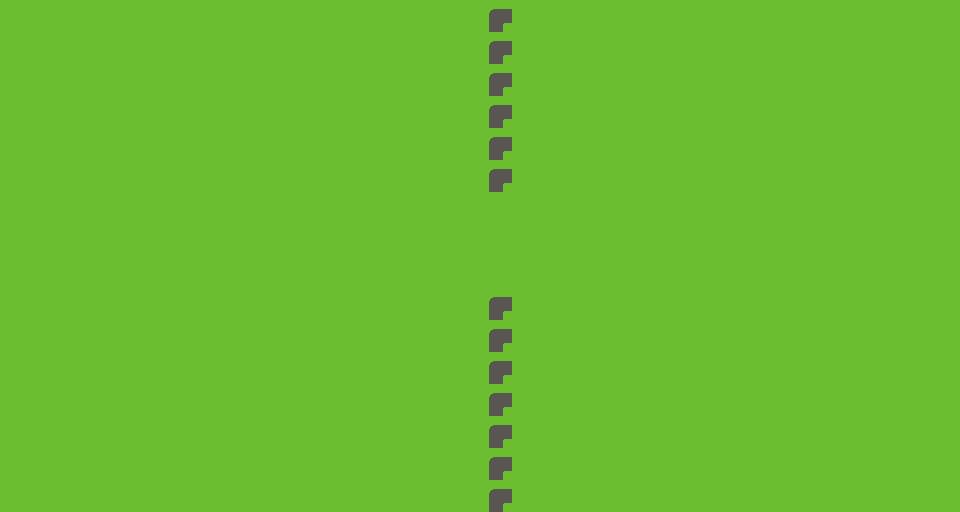

Tiled map render using the project's own tile images. Description and the whole map definition, tile-layer contents included, below:
An orthogonal 30x16 tile map with 32x32 px tiles, 2 tile layers (Grass, Collider) and 1 object (SPAWN).

<map version="1.10" tiledversion="1.11.2" orientation="orthogonal" renderorder="right-down" width="30" height="16" tilewidth="32" tileheight="32" infinite="0" nextlayerid="4" nextobjectid="3">
 <properties>
  <property name="description" value="Follower doorway fixture: two rooms joined by a single Myte-wide gap." />
  <property name="displayName" value="Door Test" />
  <property name="location" value="inside" />
  <property name="name" value="Door Test" />
 </properties>
 <tileset firstgid="1" source="../tilesets/walls3.tsx" />
 <layer id="1" name="Grass" width="30" height="16">
  <data encoding="csv">
85,85,85,85,85,85,85,85,85,85,85,85,85,85,85,85,85,85,85,85,85,85,85,85,85,85,85,85,85,85,
85,85,85,85,85,85,85,85,85,85,85,85,85,85,85,85,85,85,85,85,85,85,85,85,85,85,85,85,85,85,
85,85,85,85,85,85,85,85,85,85,85,85,85,85,85,85,85,85,85,85,85,85,85,85,85,85,85,85,85,85,
85,85,85,85,85,85,85,85,85,85,85,85,85,85,85,85,85,85,85,85,85,85,85,85,85,85,85,85,85,85,
85,85,85,85,85,85,85,85,85,85,85,85,85,85,85,85,85,85,85,85,85,85,85,85,85,85,85,85,85,85,
85,85,85,85,85,85,85,85,85,85,85,85,85,85,85,85,85,85,85,85,85,85,85,85,85,85,85,85,85,85,
85,85,85,85,85,85,85,85,85,85,85,85,85,85,85,85,85,85,85,85,85,85,85,85,85,85,85,85,85,85,
85,85,85,85,85,85,85,85,85,85,85,85,85,85,85,85,85,85,85,85,85,85,85,85,85,85,85,85,85,85,
85,85,85,85,85,85,85,85,85,85,85,85,85,85,85,85,85,85,85,85,85,85,85,85,85,85,85,85,85,85,
85,85,85,85,85,85,85,85,85,85,85,85,85,85,85,85,85,85,85,85,85,85,85,85,85,85,85,85,85,85,
85,85,85,85,85,85,85,85,85,85,85,85,85,85,85,85,85,85,85,85,85,85,85,85,85,85,85,85,85,85,
85,85,85,85,85,85,85,85,85,85,85,85,85,85,85,85,85,85,85,85,85,85,85,85,85,85,85,85,85,85,
85,85,85,85,85,85,85,85,85,85,85,85,85,85,85,85,85,85,85,85,85,85,85,85,85,85,85,85,85,85,
85,85,85,85,85,85,85,85,85,85,85,85,85,85,85,85,85,85,85,85,85,85,85,85,85,85,85,85,85,85,
85,85,85,85,85,85,85,85,85,85,85,85,85,85,85,85,85,85,85,85,85,85,85,85,85,85,85,85,85,85,
85,85,85,85,85,85,85,85,85,85,85,85,85,85,85,85,85,85,85,85,85,85,85,85,85,85,85,85,85,85
</data>
 </layer>
 <layer id="2" name="Collider" width="30" height="16">
  <data encoding="csv">
0,0,0,0,0,0,0,0,0,0,0,0,0,0,0,1,0,0,0,0,0,0,0,0,0,0,0,0,0,0,
0,0,0,0,0,0,0,0,0,0,0,0,0,0,0,1,0,0,0,0,0,0,0,0,0,0,0,0,0,0,
0,0,0,0,0,0,0,0,0,0,0,0,0,0,0,1,0,0,0,0,0,0,0,0,0,0,0,0,0,0,
0,0,0,0,0,0,0,0,0,0,0,0,0,0,0,1,0,0,0,0,0,0,0,0,0,0,0,0,0,0,
0,0,0,0,0,0,0,0,0,0,0,0,0,0,0,1,0,0,0,0,0,0,0,0,0,0,0,0,0,0,
0,0,0,0,0,0,0,0,0,0,0,0,0,0,0,1,0,0,0,0,0,0,0,0,0,0,0,0,0,0,
0,0,0,0,0,0,0,0,0,0,0,0,0,0,0,0,0,0,0,0,0,0,0,0,0,0,0,0,0,0,
0,0,0,0,0,0,0,0,0,0,0,0,0,0,0,0,0,0,0,0,0,0,0,0,0,0,0,0,0,0,
0,0,0,0,0,0,0,0,0,0,0,0,0,0,0,0,0,0,0,0,0,0,0,0,0,0,0,0,0,0,
0,0,0,0,0,0,0,0,0,0,0,0,0,0,0,1,0,0,0,0,0,0,0,0,0,0,0,0,0,0,
0,0,0,0,0,0,0,0,0,0,0,0,0,0,0,1,0,0,0,0,0,0,0,0,0,0,0,0,0,0,
0,0,0,0,0,0,0,0,0,0,0,0,0,0,0,1,0,0,0,0,0,0,0,0,0,0,0,0,0,0,
0,0,0,0,0,0,0,0,0,0,0,0,0,0,0,1,0,0,0,0,0,0,0,0,0,0,0,0,0,0,
0,0,0,0,0,0,0,0,0,0,0,0,0,0,0,1,0,0,0,0,0,0,0,0,0,0,0,0,0,0,
0,0,0,0,0,0,0,0,0,0,0,0,0,0,0,1,0,0,0,0,0,0,0,0,0,0,0,0,0,0,
0,0,0,0,0,0,0,0,0,0,0,0,0,0,0,1,0,0,0,0,0,0,0,0,0,0,0,0,0,0
</data>
 </layer>
 <objectgroup id="3" name="Objects">
  <object id="1" name="SPAWN" x="96" y="224" width="32" height="32">
   <properties>
    <property name="type" value="myte" />
   </properties>
  </object>
 </objectgroup>
</map>
